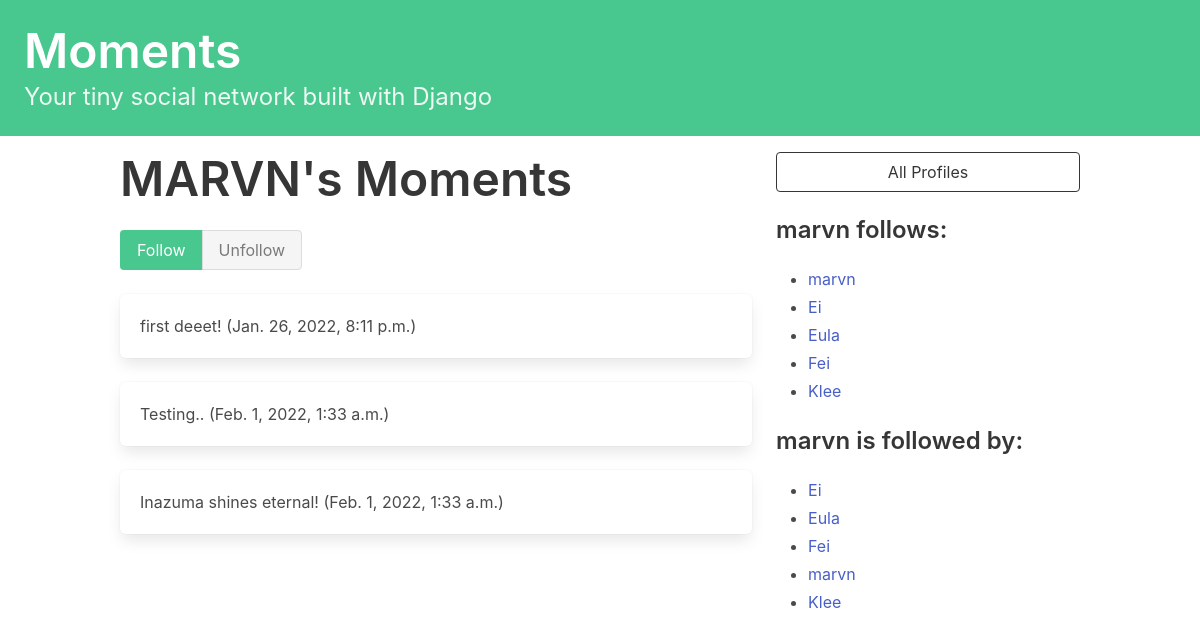
The page /profile/1 on the database as committed earlier.
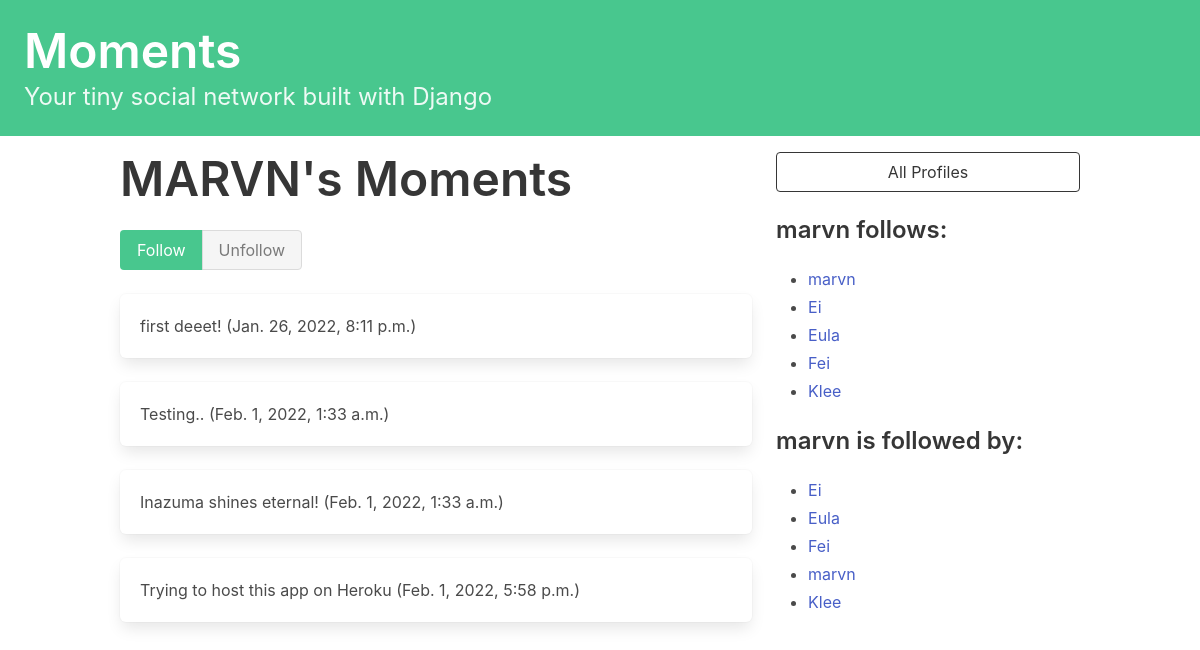
The same page on the database as committed later.
### dwitter/models.py (models this page shows, shortened)
class Dweet(models.Model):
    user = models.ForeignKey(
        User, related_name="dweets", on_delete=models.DO_NOTHING
    )
    body = models.CharField(max_length=140)
    created_at = models.DateTimeField(auto_now_add=True)

class Profile(models.Model):
    user = models.OneToOneField(User, on_delete=models.CASCADE)
    follows = models.ManyToManyField(
        "self",
        related_name="followed_by",
        symmetrical=False,
        blank=True
    )
    def __str__(self):
        return self.user.username

### dwitter/views.py (the view, shortened to what this page needs)
# urls.py: path("profile/<int:pk>", profile, name="profile"),
def profile(request,pk):
    profile = Profile.objects.get(pk=pk)
    return render(request, "dwitter/profile.html", {"profile":profile})

### dwitter/templates/dwitter/profile.html (shortened to what this page needs)
{% extends 'base.html' %}
{% block content %}
<div class="column">
    <div class="block">
    <h1 class="title is-1">
        {{profile.user.username|upper}}'s Moments
    </h1>
    <form method ="post">
        <div class="buttons has-addons">
        {% if profile in user.profile.follows.all %}
            <button class="button is-success is-static">Follow</button>
            <button class="button is-danger" name="follow" value="unfollow">Unfollow</button>
        {% else %}
            <button class="button is-success" name="follow" value="follow">Follow</button>
            <button class="button is-danger is-static">Unfollow</button>
            {% endif %}
    </div>
    </form>
    </div>
    <div class="content">
        {% for dweet in profile.user.dweets.all %}
            <div class="box">
                {{ dweet.body }}
                <span class="is-small has_text-grey-light">
                    ({{ dweet.created_at }})
                </span>
            </div>
        {% endfor %}
    </div>
</div>
<div class="column is-one-third">
    <div class="block">
        <a href="{% url 'dwitter:profile_list' %}">
            <button class="button is-dark is-outlined is-fullwidth">
                All Profiles
            </button>
        </a>
    </div>
    <div class="block">
        <h3 class="title is-4">
            {{profile.user.username}} follows:
        </h3>
        <div class="content">
            <ul>
            {% for following in profile.follows.all %}
                <li>
                    <a href="{% url 'dwitter:profile' following.id %}">
                            {{ following }}
                    </a>
                </li>
            {% endfor %}
            </ul>
        </div>
    </div>
    <div class="block">
        <h3 class="title is-4">
            {{profile.user.username}} is followed by:
        </h3>
        <div class="content">
            <ul>
            {% for follower in profile.followed_by.all %}
                <li>
                    <a href="{% url 'dwitter:profile' follower.id %}">
                        {{ follower }}
                    </a>
                </li>
            {% endfor %}
            </ul>
        </div>
    </div>
</div>
{% endblock content %}

Rows that differ between the two databases and show on the page:
added Dweet: body "Trying to host this app on Heroku", created_at "Feb. 1, 2022, 5:58 p.m."
